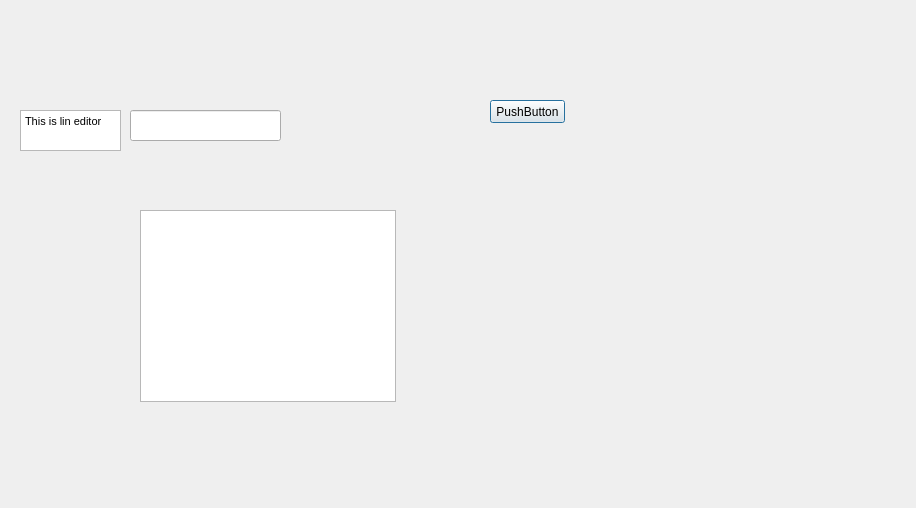
<?xml version="1.0" encoding="UTF-8"?>
<ui version="4.0">
 <class>Dialog</class>
 <widget class="QDialog" name="Dialog">
  <property name="geometry">
   <rect>
    <x>0</x>
    <y>0</y>
    <width>916</width>
    <height>508</height>
   </rect>
  </property>
  <property name="windowTitle">
   <string>Dialog</string>
  </property>
  <widget class="QLineEdit" name="lineEdit">
   <property name="geometry">
    <rect>
     <x>130</x>
     <y>110</y>
     <width>151</width>
     <height>31</height>
    </rect>
   </property>
  </widget>
  <widget class="QTextEdit" name="textEdit">
   <property name="geometry">
    <rect>
     <x>20</x>
     <y>110</y>
     <width>101</width>
     <height>41</height>
    </rect>
   </property>
   <property name="html">
    <string>&lt;!DOCTYPE HTML PUBLIC &quot;-//W3C//DTD HTML 4.0//EN&quot; &quot;http://www.w3.org/TR/REC-html40/strict.dtd&quot;&gt;
&lt;html&gt;&lt;head&gt;&lt;meta name=&quot;qrichtext&quot; content=&quot;1&quot; /&gt;&lt;style type=&quot;text/css&quot;&gt;
p, li { white-space: pre-wrap; }
&lt;/style&gt;&lt;/head&gt;&lt;body style=&quot; font-family:'MS Shell Dlg 2'; font-size:8.25pt; font-weight:400; font-style:normal;&quot;&gt;
&lt;p style=&quot; margin-top:0px; margin-bottom:0px; margin-left:0px; margin-right:0px; -qt-block-indent:0; text-indent:0px;&quot;&gt;This is lin editor&lt;/p&gt;&lt;/body&gt;&lt;/html&gt;</string>
   </property>
  </widget>
  <widget class="QPushButton" name="pushButton">
   <property name="geometry">
    <rect>
     <x>490</x>
     <y>100</y>
     <width>75</width>
     <height>23</height>
    </rect>
   </property>
   <property name="text">
    <string>PushButton</string>
   </property>
  </widget>
  <widget class="QTextBrowser" name="textBrowser">
   <property name="geometry">
    <rect>
     <x>140</x>
     <y>210</y>
     <width>256</width>
     <height>192</height>
    </rect>
   </property>
  </widget>
 </widget>
 <resources/>
 <connections/>
</ui>
